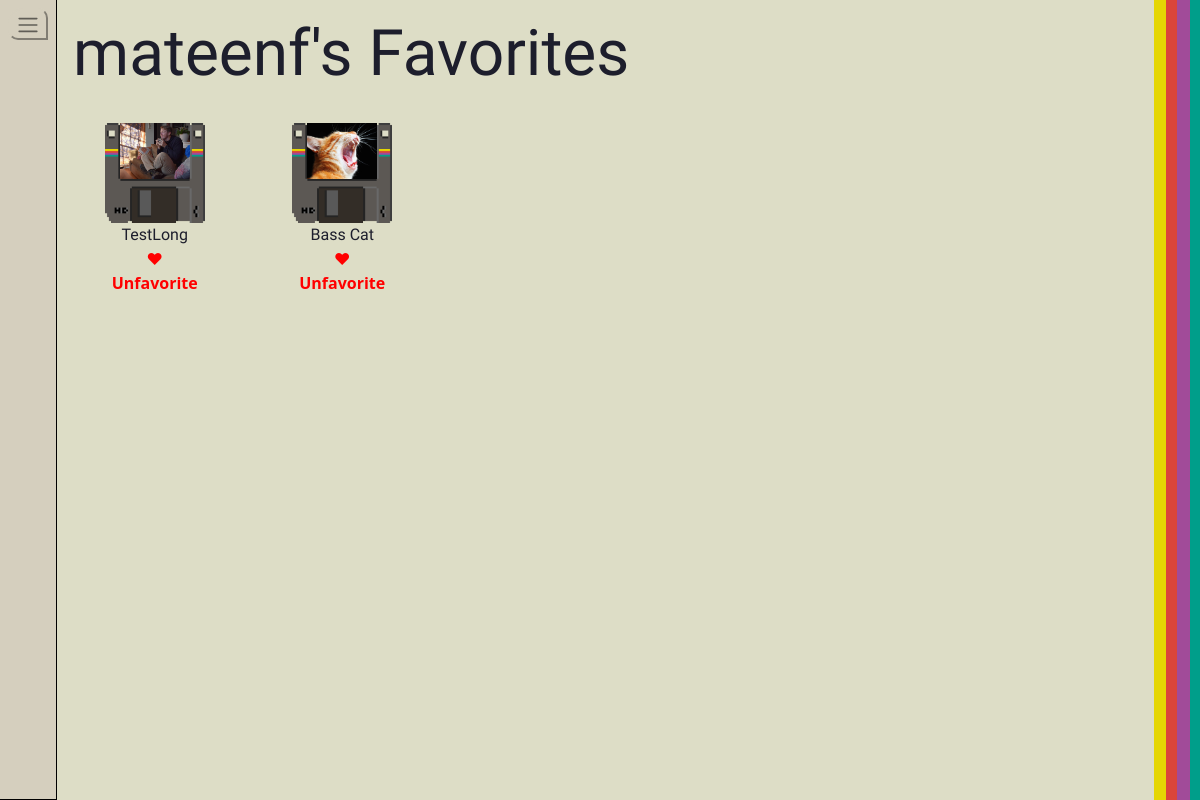
Screenshot of /audio/favorites/ (signed in) with the database file from the repository.
### soundbored/models.py (models this page shows)
class Audio(models.Model):
    title = models.CharField(max_length=255)
    audio_file = models.FileField(
        upload_to='audios/', validators=[FileExtensionValidator(allowed_extensions=['mp3'])])
    image = models.ImageField(
        upload_to='images/', default='images/defaultpic.png')
    uploaded_at = models.DateTimeField(auto_now_add=True)
    favorites = models.ManyToManyField(User, related_name='favorite_audios')
    uploader = models.ForeignKey(
        User, null=True, on_delete=models.CASCADE, related_name='uploaded_audios')

### soundbored/views.py (the view)
# urls.py: path('favorites/', views.list_favorites, name='list_favorites'),
@ login_required
def list_favorites(request):
    user_favorites = request.user.favorite_audios.all()
    return render(request, 'soundbored/favorites_list.html', {'favorites': user_favorites})

### soundbored/templates/soundbored/favorites_list.html (shortened to what this page needs)
{% extends "soundbored/base_template.html" %}
    {% load static %}
{% block content %}
    <div class="flex-container p-3" style="width: 100vw; background-color: #ddddc6; color: #1d1e2c;">
    <h1 class="font-title title">{{user}}'s Favorites</h1>
        <div class ="row">
          {% for audio in favorites %}
            {% include 'includes/audio_button.html' %}
          {% endfor %}
        </div>
      </div>
{% endblock content %}

### soundbored/templates/includes/audio_button.html (shortened to what this page needs)
{% load static %}
<div class="col-lg-2 col-md-3 col-sm-4 col-6 text-center">
  <div class="d-button-container">
  <div class="img-container" style="background-image: url('{% static 'src/floppy.png' %}');" onclick="togglePlay('audio{{ audio.pk }}')">
    <img src="{{ audio.image.url }}" alt="{{ audio.title }}" class="audio-image">
  </div>
  <div class="font-sound-title">{{ audio.title }}</div>
  {% if user.is_authenticated %}
    <a href="{% url 'toggle_favorite' audio.id %}" class="favorite-button">
      {% if request.user in audio.favorites.all %}
        ❤ Unfavorite
      {% else %}
        ♡ Favorite
      {% endif %}
      </a>
  {% endif %}
</div>
</div>

### soundbored/static/styles/base_template.css (style rules this page uses)
.font-title { font-family: "Jersey 10", sans-serif; font-weight: 400; font-style: normal; }
.font-sound-title { font-family: "Signika Negative", sans-serif; font-optical-sizing: auto; font-style: normal; }

### soundbored/static/styles/audio_list.css (style rules this page uses)
.title { font-size: 4em; padding-bottom: 10px; margin-bottom: 20px; }
.audio-image { width: 70px; height: 56px; object-fit: cover; cursor: pointer; border-radius: 0%; }
.d-button-container { position: relative; display: inline-block; background-size: cover; position: relative; width: 100px; height: 100px; cursor: pointer }
.img-container { position: relative; display: inline-block; background-size: cover; position: relative; width: 100px; height: 100px; cursor: pointer }
.favorite-button { color: red; font-weight: bold; text-decoration: none; }

### rows the page displays
Audio: image (picture), title "TestLong", shows "❤ Unfavorite"
Audio: image (picture), title "Bass Cat", shows "❤ Unfavorite"

### other values shown
{{ user }} "mateenf"
